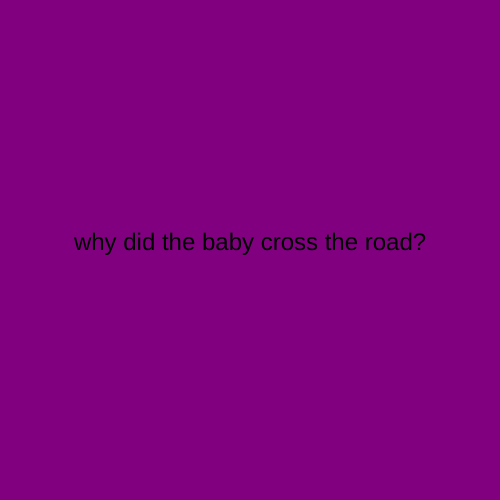
Frame 1 (no input)
Frame 60 (no input): identical to frame 1, image omitted
Frame 120 (the mouse pressed at the canvas centre since frame 60): identical to frame 1, image omitted

The p5.js sketch that drew this single still picture (run headless with seeded random() and noise() and a simulated clock; from frame 60 on, the mouse is pressed at the canvas centre):

// p5.js sketch
// ── sketch.js
let state = 0;

function setup() {
  createCanvas(500, 500);
  textAlign(CENTER);
  textSize(24);
}

function draw() {

  switch (state){

    case 0:
    background('purple');
    text('why did the baby cross the road?', 250, 250);
    break;

    case 1:
    background('orange')
    text('because it was stapled to the chicken.', 250, 250);
    break;
  }

}
function mouseReleased() {
  state++;

  if(state > 2) state = 0;
}
